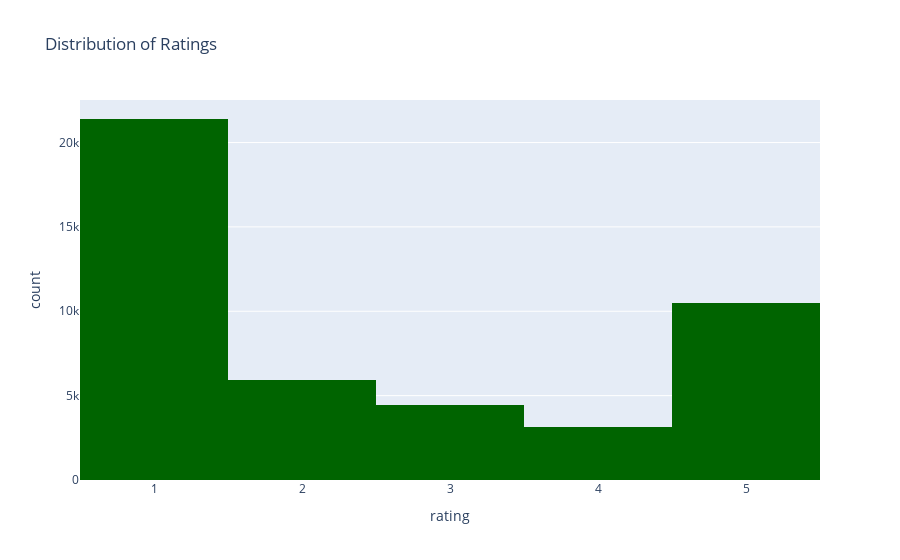

Notebook code for this chart:
### Markdown cell above
### Exploratory Data Analysis

### Code cell
# Distribution of Ratings
fig_ratings = px.histogram(df, x='rating', color_discrete_sequence=['darkgreen'], nbins=5, title='Distribution of Ratings')
fig_ratings.show()

### Figure 1 — Plotly figure (JSON) as saved in the notebook; plotly's stock layout.template omitted (floating-point values rounded to 4 significant figures; data arrays with more than 128 entries replaced by an {"elided": "..."} marker saying what was removed)
{"data": [{"alignmentgroup": "True", "bingroup": "x", "hovertemplate": "rating=%{x}<br>count=%{y}<extra></extra>", "legendgroup": "", "marker": {"color": "darkgreen"}, "name": "", "nbinsx": 5, "offsetgroup": "", "orientation": "v", "showlegend": false, "type": "histogram", "x": {"elided": "45404 int values"}, "xaxis": "x", "yaxis": "y"}], "layout": {"barmode": "relative", "legend": {"tracegroupgap": 0}, "title": {"text": "Distribution of Ratings"}, "xaxis": {"anchor": "y", "domain": [0, 1], "title": {"text": "rating"}}, "yaxis": {"anchor": "x", "domain": [0, 1], "title": {"text": "count"}}}}
